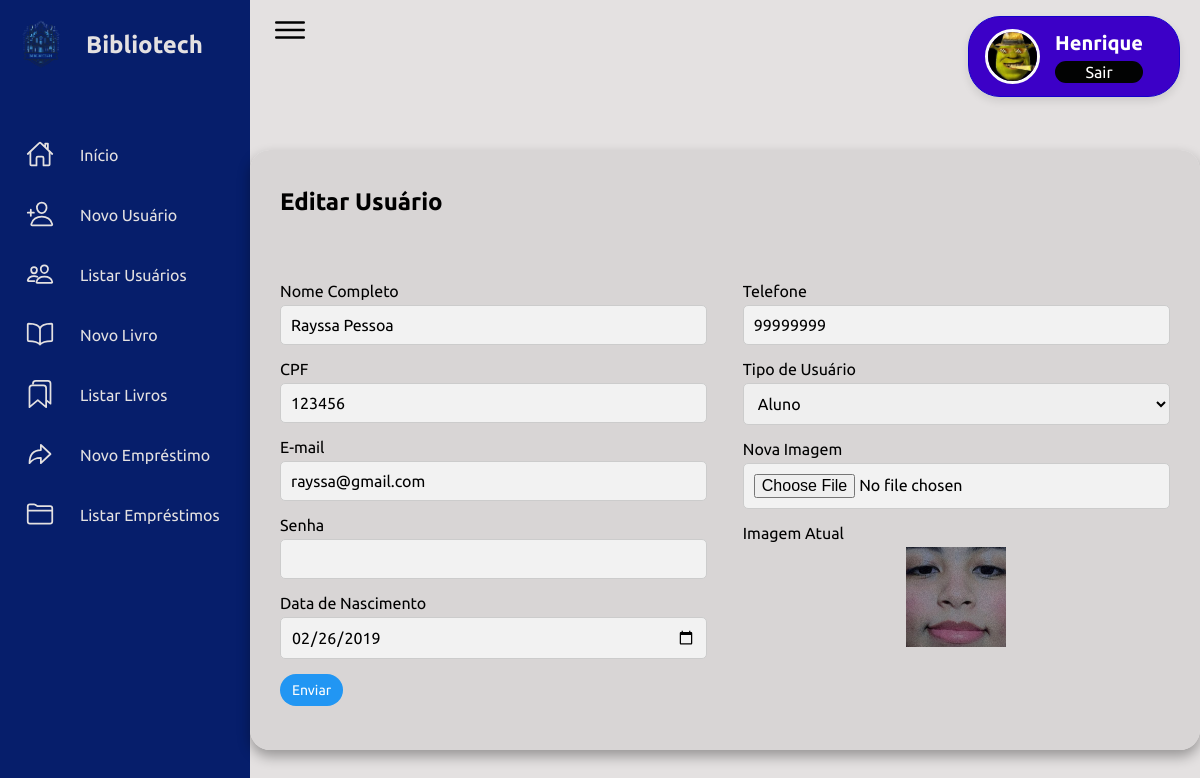
Page /adm2/?page=editar&id=52 (signed in) on the committed database.
### tables this page shows
CREATE TABLE `usuario` (
  `id` int(10) UNSIGNED NOT NULL,
  `nome` varchar(45) NOT NULL,
  `sobrenome` varchar(100) DEFAULT NULL,
  `cpf` char(11) NOT NULL,
  `email` varchar(100) NOT NULL,
  `senha` varchar(255) NOT NULL,
  `data_nasc` date DEFAULT NULL,
  `telefone` char(11) DEFAULT NULL,
  `imagem` varchar(50) NOT NULL,
  `tipo_usuario` int(10) UNSIGNED DEFAULT NULL,
  `status` enum('ativado','desativado') NOT NULL DEFAULT 'ativado'
);

CREATE TABLE `tipo_usuario` (
  `id_tipo` int(10) UNSIGNED NOT NULL,
  `nome_usuario` varchar(20) NOT NULL
);

### adm2/editar/editarusuario.php (the view, shortened to what this page needs)
<div class="details">
    <div class="recentOrders">
        <div class="cardHeader">
            <h2>Editar Usuário</h2>
        </div>
        <?php
        if (isset($_GET['id'])) {
            $sql = "SELECT * FROM usuario INNER JOIN tipo_usuario ON usuario.tipo_usuario = tipo_usuario.id_tipo WHERE id=" . $_REQUEST['id'];
            $res = $conn->query($sql);
            $row = $res->fetch_object();
            if ($res->num_rows > 0) {
        ?>
        <div class="formulario">
                <form action="?page=salvar" method="POST" enctype="multipart/form-data">
                    <div class="form-row">
                        <div class="form-column">
                        <label for="nome">Nome Completo</label>
                        <input type="text" name="nome" value="<?php print $row->nome . ' ' . $row->sobrenome; ?>">
                        <label for="cpf">CPF</label>
                        <input type="number" name="cpf" value="<?php print $row->cpf; ?>">
                        <label for="email">E-mail</label>
                        <input type="email" name="email" value="<?php print $row->email; ?>">
                        <label for="senha">Senha</label>
                        <input type="password" name="senha">
                        <label for="data_nasc">Data de Nascimento</label>
                        <input type="date" name="data_nasc" value="<?php print $row->data_nasc; ?>">
                    </div>
                    <div class="form-column">
                        <label for="telefone">Telefone</label>
                        <input type="number" name="telefone" value="<?php print $row->telefone; ?>">
                        <label for="tipo_usuario">Tipo de Usuário</label>
                        <select name="tipo_usuario" required>
                            <?php
                            include('config.php');
                            $sql = "SELECT * FROM tipo_usuario";
                            $result = $conn->query($sql);
                            if ($result->num_rows > 0) {
                                while ($row_tipo = $result->fetch_assoc()) {
                                    echo "<option value='{$row_tipo['id_tipo']}' " . ($row_tipo['id_tipo'] == $row->tipo_usuario ? 'selected' : '') . ">{$row_tipo['nome_usuario']}</option>";
                                }
                            } else {
                                echo "<option value=''>Nenhum tipo de usuário disponível</option>";
                            }
                            ?>
                        </select>
                        <label for="imagem">Nova Imagem</label>
                        <input type="file" name="imagem">
                        <label>Imagem Atual</label>
                        <p>
                            <img src="<?php echo $row->imagem; ?>" alt="Imagem do usuário" style="width:100px; height:auto;">
                        </p>
                    </div>
                </div>
                    <div>
                        <button type="submit">Enviar</button>
                    </div>
                </form>
            <?php
                } else {
                    echo "<h5>Usuário não encontrado</h5>";
                }
            }
            ?>
        </div>
    </div>
</div>

### adm2/css/main.css (style rules this page uses)
* { font-family: "Ubuntu", sans-serif; margin: 0; padding: 0; box-sizing: border-box; }
:root { --nav: rgb(6, 30, 107); --form: rgb(216, 213, 213); --back: #e4e1e1; --text1: #f5f5f5; --text2: #000000; --text3: #999; }
body { min-height: 10vh; overflow-x: hidden; }
.details { width: 100%; max-width: 1200px; margin: 90px auto; overflow: hidden; box-shadow: 0 .4rem .8rem #0005; border-radius: 20px; }
.details .recentOrders { position: relative; display: grid; min-height: 600px; background: var(--form); padding: 30px; border-radius: 20px; }
.details .cardHeader { display: flex; justify-content: space-between; align-items: flex-start; }
.cardHeader h2 { font-weight: 600; color: var(--text2); margin-top: 0.5rem; margin-bottom: 2rem; }
form { margin-top: 20px; }
.form-row { display: flex; justify-content: space-between; }
.form-column { width: 48%; }
label { display: block; margin-bottom: 5px; }
input, select { padding: 10px; border-radius: 5px; margin-bottom: 15px; font-size: 16px; border: 1px solid #ccc; }
input[type="number"], input[type="email"], input[type="text"], input[type="password"], input[type="date"], input[type="file"] { width: 100%; background-color: #f2f2f2; }
input[type="date"], input[type="file"] { cursor: pointer; }
select { width: 100%; cursor: pointer; }
input[type="text"], input[type="number"], textarea { width: 100%; padding: 10px; border: 1px solid #ccc; border-radius: 5px; margin-bottom: 15px; }
input[type="file"] { margin-bottom: 15px; }
p { text-align: center; color: #f44336; font-size: 18px; }
button { padding: 8px 12px; gap: 20px; font-size: 14px; color: rgb(254, 254, 254); border: none; border-radius: 5rem; cursor: pointer; transition: background-color 0.3s; }
button:first-child { background-color: #2196F3; }

### rows in the picture
usuario: nome "Rayssa Pessoa", cpf "123456", email "rayssa@gmail.com", data_nasc "02/26/2019", telefone "99999999", tipo_usuario "Aluno", imagem (picture)

### other values in the picture
$_SESSION['nome'] "Henrique"
